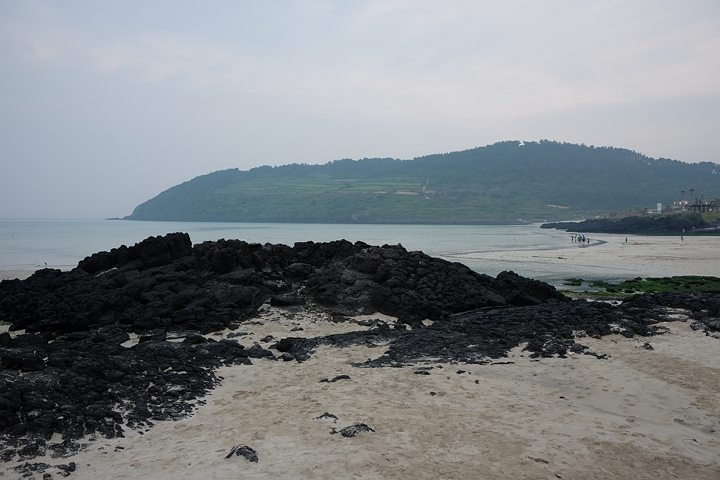
#> input picture OpenCV2_python/ch09/img1.jpg, 720 x 480 px, found by its file name
$ python stitching.py
#> lines starting #> are read from the running program, lines starting #| are printed output that depends on the picture
import sys
import numpy as np
import cv2


img_names = ['/Users/hyunsul/Desktop/ai-room/OpenCV2_python/ch09/img1.jpg', '/Users/hyunsul/Desktop/ai-room/OpenCV2_python/ch09/img2.jpg', '/Users/hyunsul/Desktop/ai-room/OpenCV2_python/ch09/img3.jpg']

imgs = []
for name in img_names:
    img = cv2.imread(name)
#> img is the input picture: shape (480, 720, 3); mean B, G, R 134.2, 130.6, 125.7

    if img is None:
        print('Image load failed!')
        sys.exit()

    imgs.append(img)

# print(cv2.__version__)
stitcher = cv2.Stitcher_create()
status, dst = stitcher.stitch(imgs)
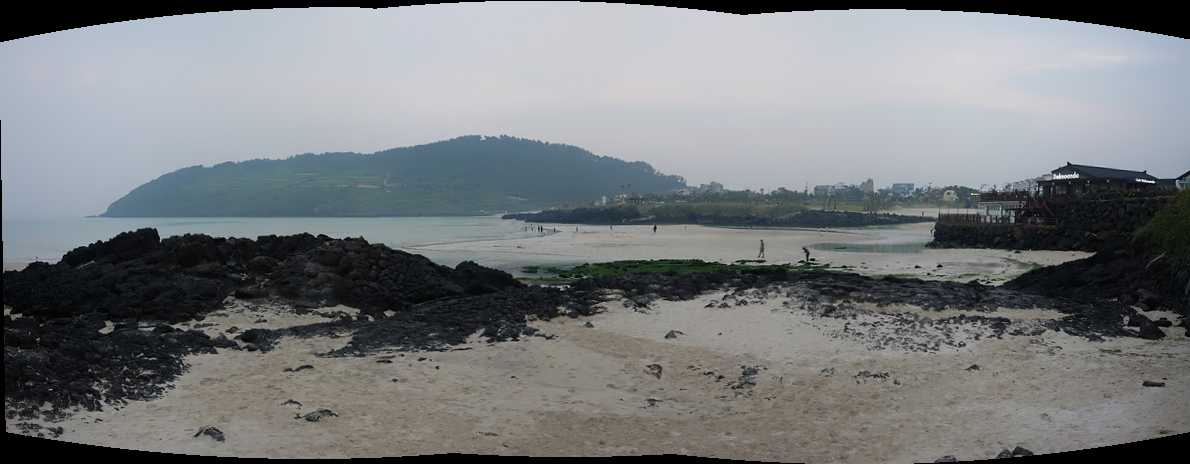
#> dst: shape (464, 1190, 3); mean of channels 0, 1, 2 125.5, 123.1, 119.8; drawn as B, G, R
#> status = 0

if status != cv2.Stitcher_OK:
    print('Stitch failed!')
    sys.exit()

cv2.imwrite('output.jpg', dst)

cv2.namedWindow('dst', cv2.WINDOW_NORMAL)
cv2.imshow('dst', dst)
cv2.moveWindow('dst', 100, 300)

dst_blur= cv2.GaussianBlur(dst, (0,0), 3) #3 = sigma
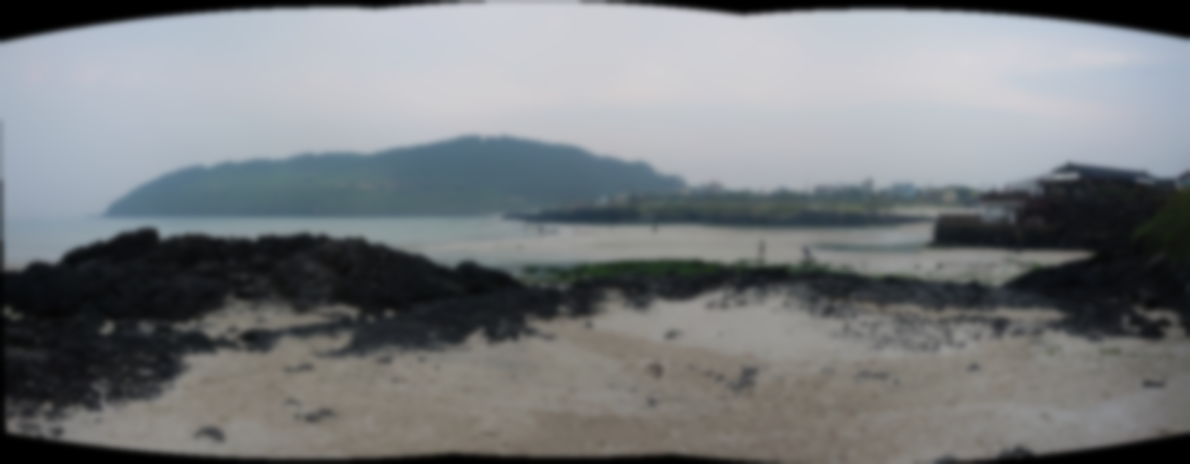
#> dst_blur: shape (464, 1190, 3); mean of channels 0, 1, 2 125.6, 123.2, 119.9; drawn as B, G, R
cv2.imshow('dst', dst)
cv2.moveWindow('dst', 500, 300)

cv2.waitKey()
cv2.destroyAllWindows()
